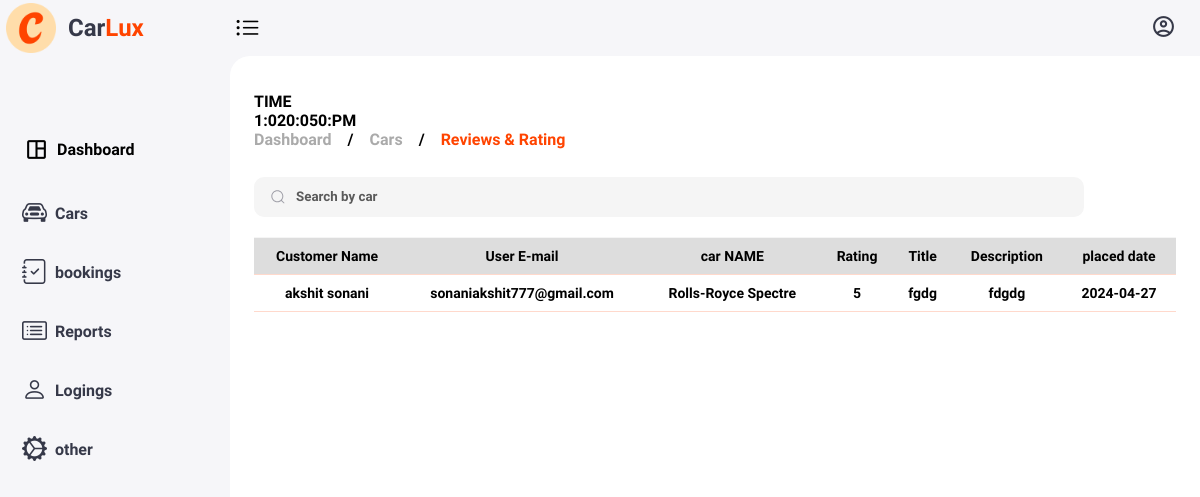
Screenshot of /admin/carreview.php?review=Rolls-Royce Spectre (signed in) with the database file from the repository.
### tables this page shows
CREATE TABLE `reviews` (
  `id` int(11) NOT NULL,
  `username` varchar(255) NOT NULL,
  `user_picture` varchar(255) NOT NULL,
  `user_email` varchar(255) NOT NULL,
  `carname` varchar(255) NOT NULL,
  `rating` varchar(11) DEFAULT NULL,
  `title` varchar(255) DEFAULT NULL,
  `description` text DEFAULT NULL,
  `date` date DEFAULT curdate()
);

### admin/carreview.php (the view, shortened to what this page needs)
<!DOCTYPE html>
<html lang="en">
<head>
    <link href='https://unpkg.com/boxicons@2.1.4/css/boxicons.min.css' rel='stylesheet'>
    <link rel="stylesheet" href="https://cdn.jsdelivr.net/npm/bootstrap-icons@1.11.3/font/bootstrap-icons.min.css">
    <link rel="stylesheet" href="css/admin.css">
    <link rel="stylesheet" href="css/table.css">
</head>
<body>
   <?php @include 'header.php'; ?>
    <div class="content">
        <main>
            <div class="header">
                <div class="left">
                    TIME
                        <div class="digital_clock "></div>
                        <ul class="navbar-nav ml-auto">
                            <li class="nav-item dropdown no-arrow d-sm-none">
                    <ul class="breadcrumb">
                        <li><a href="#">
                        Dashboard
                            </a></li>
                        /
                        <li><a href="#">
                            Cars
                            </a></li>
                        /
                        <li><a href="#" class="active">Reviews & Rating</a></li>
                    </ul>
                </div>
            </div>
            <div class="group">
                <input id="search-input" placeholder="Search by car" type="search" class="input">
            </div>
            <br><br>
            <table id="vehicle-table" class="table" >
                <thead>
                  <tr>
                    <th>Customer Name</th>
                    <th>User E-mail</th>
                    <th>car NAME</th>
                    <th>Rating</th>
                    <th>Title</th>
                    <th>Description</th>
                    <th>placed date</th>
                  </tr>
                </thead>
                <tbody>
                <a href='addfuelcar.php'></a><br><br>
                <?php
                if(isset($_GET['review'])){
                    $carname = $_GET['review'];
                mysqli_select_db($con, "carlux");
                $q1 = "SELECT * FROM `reviews` where carname='$carname'";
                $result = mysqli_query($con, $q1);
                if(mysqli_num_rows($result) > 0){
                while($row = mysqli_fetch_assoc($result)){
                ?>
                  <tr>
                    <td><?php echo $row['username']; ?></td>
                    <td><?php echo $row['user_email']; ?></td>
                    <td><?php echo $row['carname']; ?></td>
                    <td><?php echo $row['rating']; ?></td>
                    <td><?php echo $row['title']; ?></td>
                    <td><?php echo $row['description']; ?></td>
                    <td><?php echo $row['date']; ?></td>
                  <?php
                  }
                  }
                }
               ?>
                </tbody>
                </table>
        </main>
    </div>
</body>
</html>

### admin/css/admin.css (style rules this page uses)
* { margin: 0; padding: 0; box-sizing: border-box; font-family: "Julius Sans One", sans-serif; font-weight: 800; }
a { text-decoration: none; }
li { list-style: none; }
html { overflow-x: hidden; }
body { background-attachment: fixed; overflow-x: hidden; }
.content { position: relative; width: calc(100% - 230px); left: 230px; transition: all 0.3s ease; }
.content main { width: 100%; padding: 36px 24px; max-height: calc(100vh - 56px); }
.content main .header { display: flex; align-items: center; justify-content: space-between; grid-gap: 16px; flex-wrap: wrap; }
.content main .header .left .breadcrumb { display: flex; align-items: center; grid-gap: 16px; }
.content main .header .left .breadcrumb li { color: #363949; }
.content main .header .left .breadcrumb li a { color: #AAAAAA; pointer-events: none; }
.content main .header .left .breadcrumb li a.active { color: #FF4400; pointer-events: none; }

### admin/css/table.css (style rules this page uses)
#vehicle-table { border-collapse: collapse; overflow:visible; width: 100%; font-size: 14px; }
#vehicle-table th, #vehicle-table td { border-bottom: 1px solid #ffd9cc; border-top: 1px solid #f5f5f5; padding: 10px; text-align: center; }
#vehicle-table th { background-color: #dddddd; }
.group { margin-bottom: -6%; margin-top: 3%; display: flex; line-height: 28px; align-items: center; position: relative; width: 90%; }
.input { width: 100%; height: 40px; line-height: 28px; padding: 0 1rem; padding-left: 2.5rem; border: 2px solid transparent; border-radius: 10px; outline: none; background-color: #f5f5f5; color: #0d0c22; transition: .3s ease; }
.input::placeholder { color: #5a5a5a; }
.icon { position: absolute; left: 1rem; fill: #9e9ea7; width: 1rem; height: 1rem; }

### admin/header.php (style rules this page uses)
.active, .accordion a:hover { color: #FF4400; }
.dropdown { position: relative; display: inline-block; transition: all 0.5s ease; }

### rows the page displays
reviews: username "akshit sonani", user_email "sonaniakshit777@gmail.com", carname "Rolls-Royce Spectre", rating "5", title "fgdg", description "fdgdg", date "2024-04-27"
